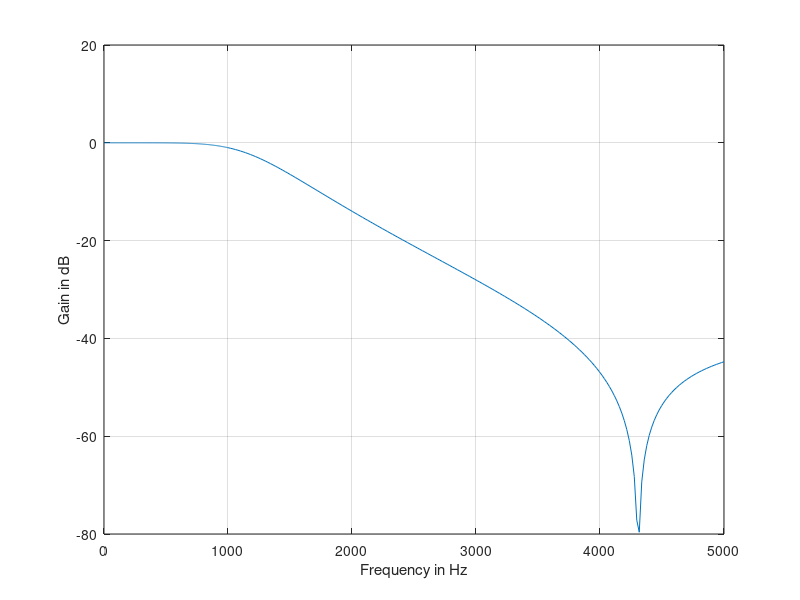

The MATLAB script that drew this image:
% Design Analog CBI Lowpass Filter
%fp=1K fs=5K Ap=1db As=40db;
wp=2*pi*1000;ws=2*pi*5000;Ap=1;As=40;
%Design filter
[N,wc]=cheb2ord(wp,ws,Ap,As,'s');
[num,den]=cheby2(N,As,wc,'s');
fprintf('Order of the filter=%.0f\n',N)
disp('Numerator polynomial');
fprintf('%.4e\n',num);
disp('Denominator polynomial');
fprintf('%.4e\n',den);
%Compute Ap and As of designed filter
omega1=linspace(0,wp,500);
omega2=linspace(wp,ws,200);
omega3=linspace(ws,5*1000*pi*2,1000);
h1 = 20*log10(abs(freqs(num,den,omega1)));
h2 = 20*log10(abs(freqs(num,den,omega2)));
h3 = 20*log10(abs(freqs(num,den,omega3)));
fprintf('Ap= %.4f\n',max(-h1));
fprintf('As= %.4f\n',min(-h3));
plot ([omega1 omega2 omega3]/(2*pi),[h1 h2 h3]); grid;
xlabel('Frequency in Hz'); ylabel('Gain in dB')